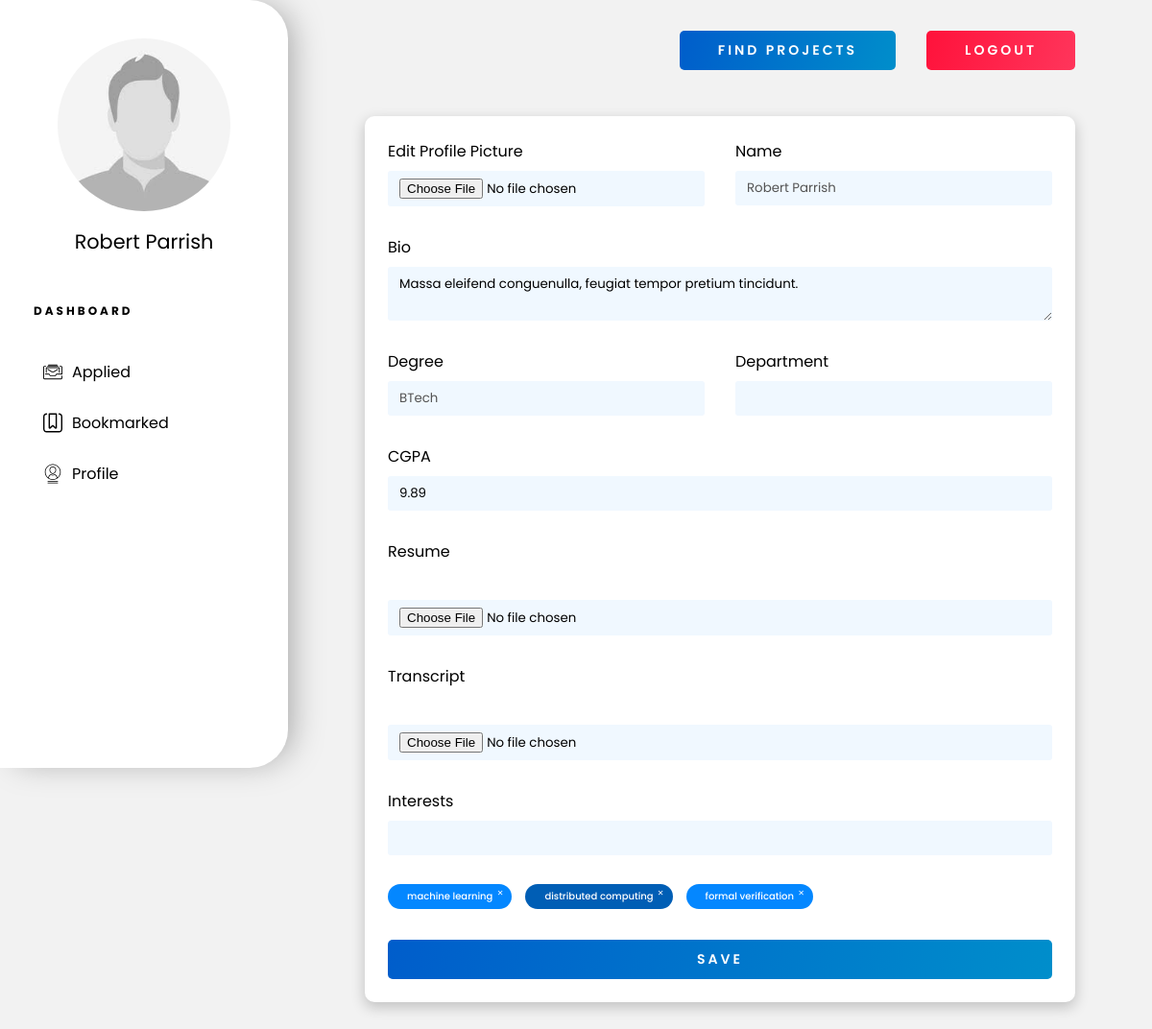
Page /students/profile/ (signed in) on the earlier database version.
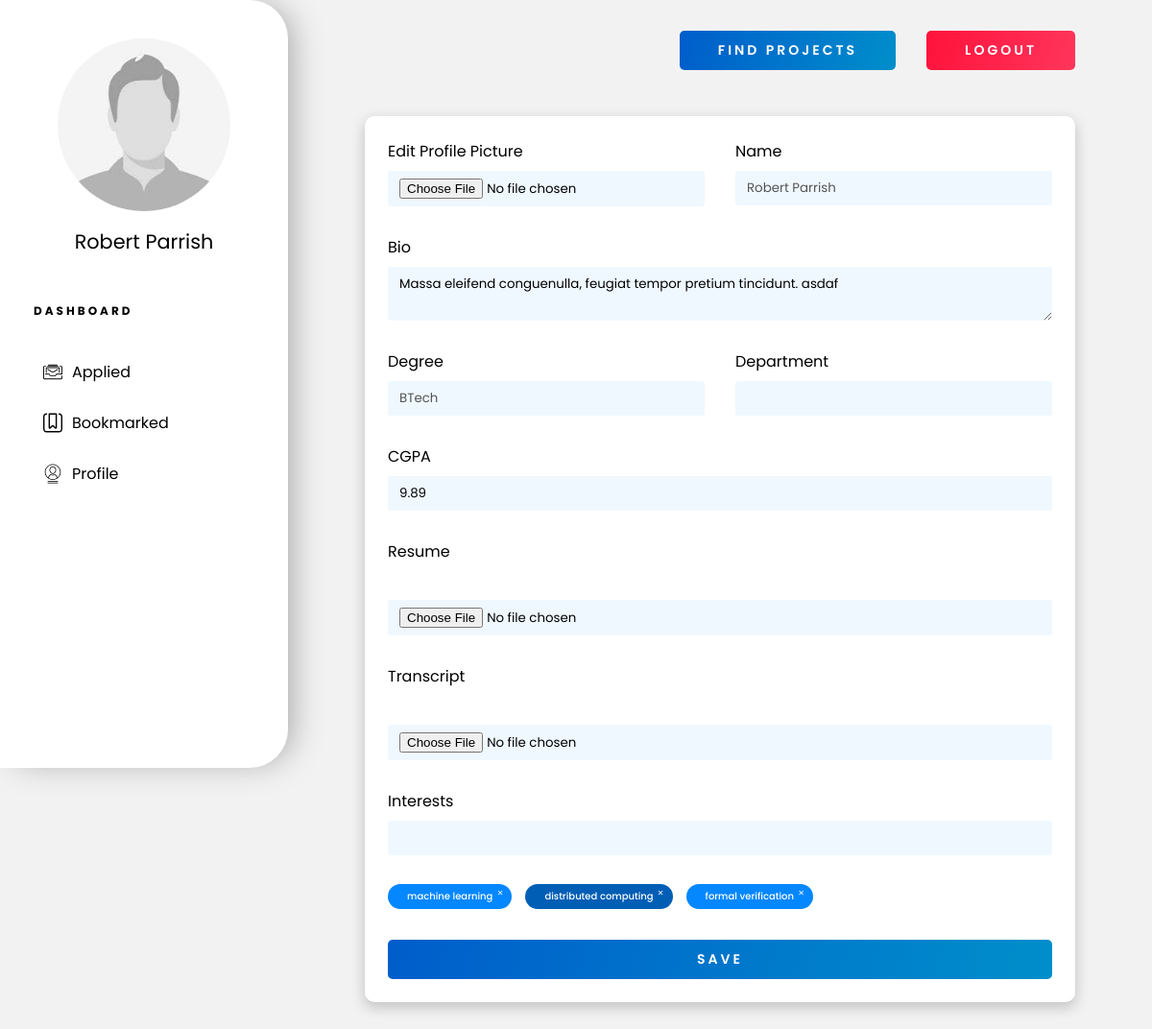
Same page on the later database version.
### portal/models.py (models this page shows, shortened)
class Student(models.Model):
    user = models.ForeignKey(User, verbose_name=_(
        "Auth User"), on_delete=models.CASCADE)
    bio = models.TextField()
    degree = models.CharField(
        _("Degree"), choices=Degree.choices, max_length=50)
    cv = models.FileField(_("Resume"), upload_to=upload_cv,
                          storage=OverwriteStorage(), null=True)
    transcript = models.FileField(
        _("Transcripts"), upload_to=upload_transcript, storage=OverwriteStorage(), null=True)
    pic = models.FileField(
        _("Profile Pic"), upload_to=upload_pic, null=True, storage=OverwriteStorage(), blank=True)
    noc = models.FileField(
        _("NOC"), upload_to=upload_noc, null=True, storage=OverwriteStorage(), blank=True)
    cgpa = models.FloatField(_("CGPA"), validators=[
                             MaxValueValidator(10)], null=True)
    interests = models.ManyToManyField("Interests")
    class Meta:
        permissions = (('is_student', 'Is Student'),)

### portal/views.py (the view, shortened to what this page needs)
class StudentViewSet(ModelViewSet):
    queryset = Student.objects.all()
    serializer_class = StudentSerializer
    permission_classes = [permissions.IsAuthenticated]
    @ action(detail=False, methods=['GET'])
    def profile(self, request):
        user = request.user
        student = user.student_set.all()[0]
        serializer = self.get_serializer(student, many=False)
        interest_text = ', '.join([it['research_field']
                                   for it in serializer.data['interests']])
        return render(request, template_name='profile.html', context={'user_data': serializer.data, 'interest_text': interest_text, 'is_student': isStudent(request.user), 'is_prof': isProf(request.user)})

### portal/models.py (called while the page is built)
def isStudent(user):
    return user.has_perm('portal.is_student')

def isProf(user):
    return user.has_perm('portal.is_prof')

### templates/profile.html (shortened to what this page needs)
{% extends 'dashboard-base.html' %}
{% load static %}
{% block content %}
<div class="profile-container">
    {% if is_student %}
    <form id="profile-form" method="PUT" action="/students/{{user_data.id}}/">
        {% elif is_prof %}
        <form id="profile-form" method="PUT" action="/profs/{{user_data.id}}/">
            {% endif %}
            <div class="inline">
                <div style="display: flex; flex-direction: column;">
                    <label for="picture">Edit Profile Picture</label>
                    <input type="file" name="pic" id="picture" onchange="checkJpeg(this)">
                </div>
                <div style="display: flex; flex-direction: column;">
                    <label for="name">Name</label>
                    <input type="text" name="name" id="name" value="{{user_data.user.first_name}} {{user_data.user.last_name}}" disabled>
                </div>
            </div>
            <label for="bio">Bio</label>
            <textarea name="bio" id="bio" cols="30" rows="2">{{user_data.bio}}</textarea>
            {% if not is_prof %}
            <div class="inline">
                <div style="display: flex; flex-direction: column;">
                    <label for="dept">Degree</label>
                    <input type="text" name="dept" id="dept" value="{{user_data.degree}}" disabled>
                </div>
                <div style="display: flex; flex-direction: column;">
                    <label for="dept">Department</label>
                    <input type="text" name="dept" id="dept" value="{{user_data.dept}}" disabled>
                </div>
            </div>
            <label for="cgpa">CGPA</label>
            <input type="text" name="cgpa" id="cgpa" value="{{user_data.cgpa}}">
            <label for="resume">Resume</label>
            <input type="file" name="cv" id="cv" onchange="checkPdf(this)">
            <label for="transcript">Transcript</label>
            <input type="file" name="transcript" id="transcript">
            {% endif %}
            <label for="interests">Interests</label>
            <div class="int-searchbar">
                <input type="text" name="intDummy" autocomplete="off">
            </div>
            <div class="tag-container">
                {% for interest in user_data.interests %}
                <div class="tag" onclick="handleTagDelete(this)">{{interest.research_field}}</div>
                {% endfor %}
            </div>
            <button type="submit" class="btn wide-text bold">Save</button>
        </form>
</div>
{% endblock %}

Differences in the rows shown:
changed Student: bio "Massa eleifend conguenulla, feugiat tempor pretium tincidunt." → "Massa eleifend conguenulla, feugiat tempor pretium tincidunt. asdaf"
